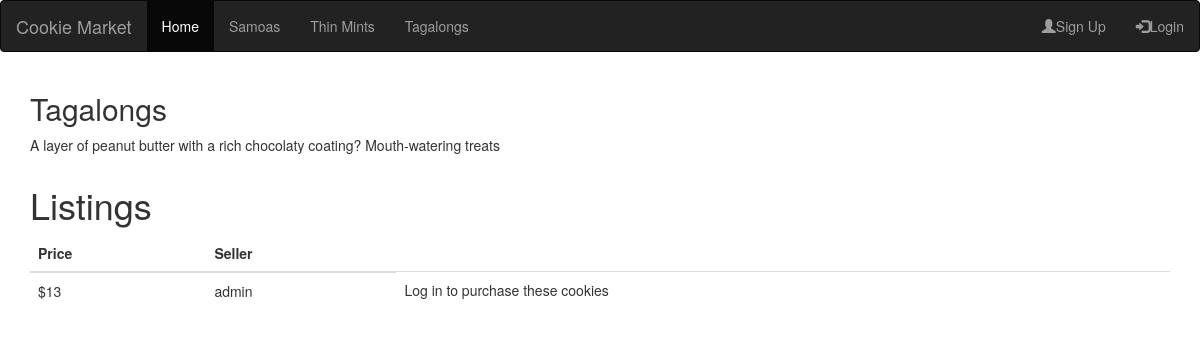
Before: /tagalongs/ with the older database file.
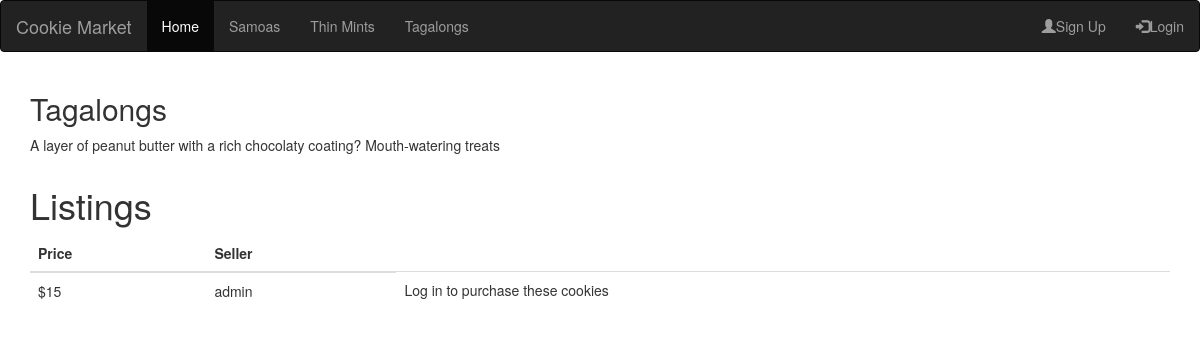
After: the same page with the newer database file.
### homepage/models.py (models this page shows, shortened)
class Cookie(models.Model):
    sold = models.BooleanField(default=False)
    cookie_id =  models.AutoField(primary_key=True)
    cookie_type = models.IntegerField(choices=COOKIE_CHOICES, default=1)
    user = models.ForeignKey(User, on_delete=models.CASCADE)
    price = models.IntegerField()

### homepage/views.py (the view)
# urls.py: path('tagalongs/', tagalongs, name='tagalongs'),
def tagalongs(request):
    listings = Cookie.objects.filter(cookie_type=2).order_by('price')
    context = {'listings': listings}
    return render(request, 'tagalongs.html', context)

### homepage/templates/tagalongs.html
{% extends "base.html" %}
{% block content %}
<div class="container">
	<h2>Tagalongs</h2>
	<p>A layer of peanut butter with a rich chocolaty coating? Mouth-watering treats</p>
</div>
<div class="container">
	<h1>Listings</h1>
	<table class="table">
		<thead>
			<tr>
				<th>Price</th>
				<th>Seller</th>
			</tr>
		</thead>
		<tbody>
			{% for cookie in listings %}
			{% if cookie.sold == False %}
			<tr>
				<td>${{ cookie.price }}</td>
				<td>{{ cookie.user }}</td>
				{% if user.is_authenticated %}
					<td><a href="/buy/{{ cookie.cookie_id }}/">Buy</a></td>
				{% else %}
					<td>Log in to purchase these cookies</td>
				{% endif %}
			</tr>
			{% endif %}
			{% endfor %}
		</tbody>
	</table>
</div>
{% endblock %}

Changed rows visible on the page:
no longer on this page (row edited): Cookie: price "13", user "admin"
added Cookie: price "15", user "admin"
